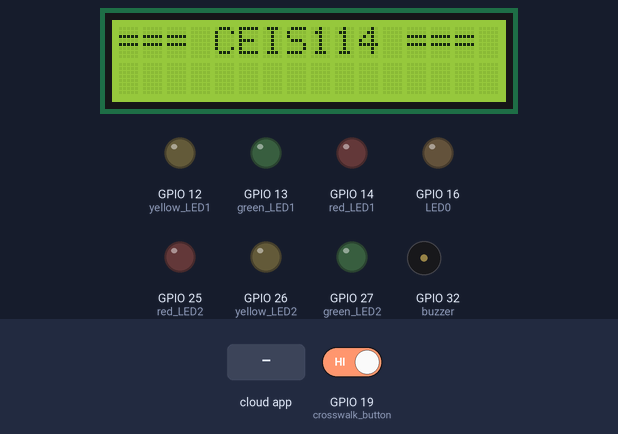
A sketch run on a simulated ESP32. Shown: 16×2 character LCD, output pins drawn as LEDs (lit = HIGH), buzzer (waves = sounding, pin HIGH). The test bench sets the inputs (shaded band); at power-on: GPIO 19 (crosswalk_button) HIGH. WiFi joins after 1.5 s; servers stay silent unless stated; what the sketch prints to the serial monitor is not drawn.

Above: at 3.6 s.
At 5.1 s:
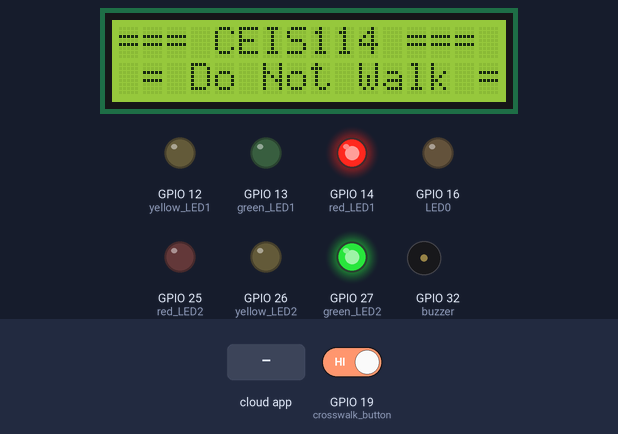
5.2 s: the phone or cloud app sets 1 to 1
At 7.7 s:
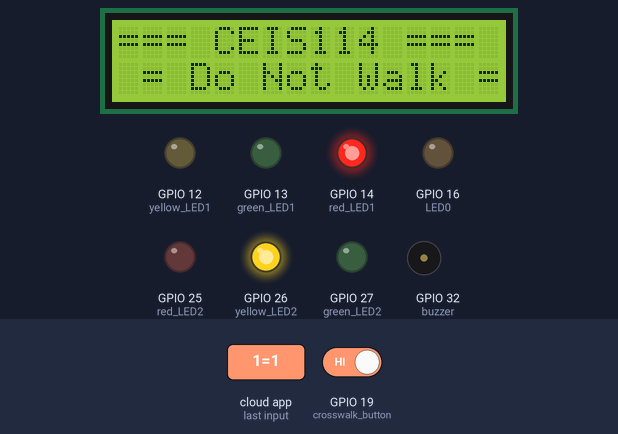
13.0 s: the phone or cloud app sets 1 to 0
18.6 s: GPIO 19 (crosswalk_button) driven LOW
At 27.7 s:
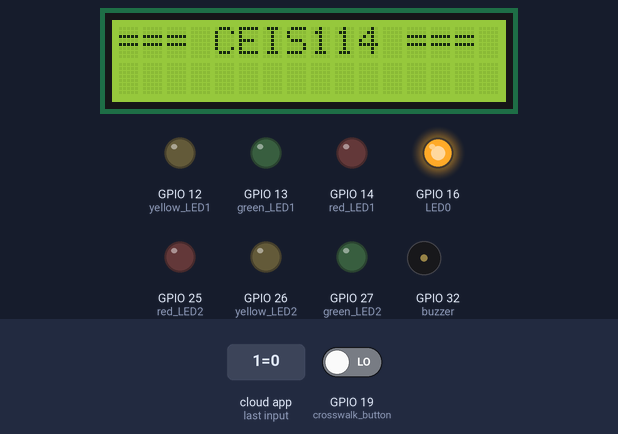
30.5 s: GPIO 19 (crosswalk_button) driven HIGH
Timing chart, 0 to 36.0 s (numbered marks = the images above; inputs shaded):
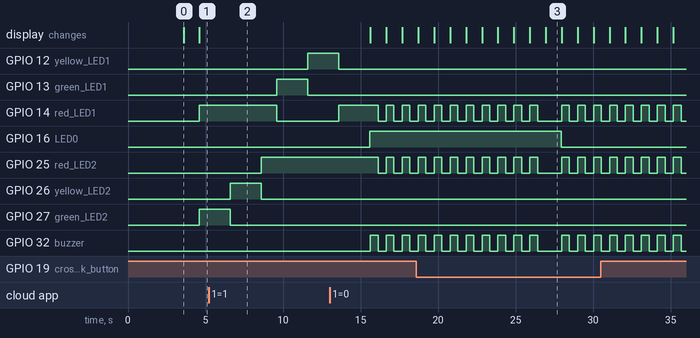

Measured:
- after the input at 18.6 s, GPIO 26 (yellow_LED2): stays LOW (without the input it goes to HIGH after 11.4 s); GPIO 27 (green_LED2): stays LOW (without the input it goes to HIGH after 9.4 s)
- what the display in image 0 shows lasts 1.0 s, from 3.6 s to 4.6 s

The sketch:

traffic_lights.ino
```cpp
// === Michael Desormeaux  ====
// Final Project Component, Option#1

//#define CAYENNE_DEBUG
#define CAYENNE_PRINT Serial
#include <CayenneMQTTESP32.h>
int ONOFF ;
const int LED0 = 16;                  //GPIO16  to trigger the emergency button

  // === Wifi Information
  char *ssid = "---";
  char *wifiPassword = "---";

  // Cayenne Info
  char username[] = "7571c550-35c2-11eb-883c-638d8ce4c23d";
  char password[] = "048d97293070b6e96c147278cd53d898ee74964e";
  char clientID[] = "d89320b0-3a69-11eb-a2e4-b32ea624e442";
  // === End Cayenne token and SSID/PW Setting ===
  // =============================================

// === LCD Libraries
#include <Wire.h>
#include <LiquidCrystal_I2C.h>

// === LCD Addressing ===
LiquidCrystal_I2C lcd(0x27,16,2);

// === GPIO pin settings for different components
const int buzzer = 32;
const int red_LED1  = 14;
const int yellow_LED1  = 12;
const int green_LED1 = 13;
const int red_LED2  = 25;
const int yellow_LED2  = 26;
const int green_LED2 = 27;


int crosswalk_value;
const int crosswalk_button = 19;

void setup() {
  Serial.begin(115200);
  pinMode(crosswalk_button, INPUT_PULLUP);
  pinMode(LED0, OUTPUT);
  digitalWrite(LED0, LOW);

  Serial.print("WIFI status = ");
  Serial.println(WiFi.getMode());

  WiFi.disconnect(true);
  delay(1000);
  WiFi.mode(WIFI_STA);
  delay(1000);
  Serial.print("WIFI status = ");
  Serial.println(WiFi.getMode());
  WiFi.begin(ssid, password);

  Cayenne.begin(username, password, clientID, ssid, wifiPassword);

  lcd.init();
  lcd.backlight();
  lcd.setCursor(0,0);
  lcd.print("=== CEIS114 ===");

  pinMode(buzzer, OUTPUT);

  pinMode(red_LED1, OUTPUT);
  pinMode(yellow_LED1, OUTPUT);
  pinMode(green_LED1, OUTPUT);

  pinMode(red_LED2, OUTPUT);
  pinMode(yellow_LED2, OUTPUT);
  pinMode(green_LED2, OUTPUT);
}

void loop() {
  Cayenne.loop();

  crosswalk_value=digitalRead(crosswalk_button);
  if(crosswalk_value == 0 or ONOFF == 1) {
    digitalWrite(yellow_LED1, LOW);
    digitalWrite(green_LED1, LOW);
    digitalWrite(yellow_LED2, LOW);
    digitalWrite(green_LED2, LOW);

    for (int i=10; i>= 0; i--) {
      Serial.print(" Count =  ");
      Serial.print(i);
      Serial.println("  == Walk ==  ");
      lcd.setCursor(0,1);
      lcd.print("                ");
      lcd.setCursor(0,1);
      lcd.print(" == Walk ==   ");
      lcd.print(i);
      //=== can be RED only no flashing ===
      digitalWrite(red_LED1, HIGH);
      digitalWrite(red_LED2, HIGH);
      digitalWrite(buzzer, HIGH);
      delay(500);
      digitalWrite(red_LED1, LOW);
      digitalWrite(red_LED2, LOW);
      digitalWrite(buzzer, LOW);
      delay(500);
    }

    lcd.setCursor(0,1);
    lcd.print("                ");
  } // === end of button pressed loop ===

  else {
    lcd.setCursor(0,1);
    lcd.print(" = Do Not Walk =");

    Serial.println("  == Do Not Walk ==  ");

    digitalWrite(red_LED1, HIGH);
    digitalWrite(yellow_LED1 , LOW);
    digitalWrite(green_LED1, LOW);
    digitalWrite(red_LED2, LOW);
    digitalWrite(yellow_LED2 , LOW);
    digitalWrite(green_LED2, HIGH);
    delay(2000);

    digitalWrite(yellow_LED2 , HIGH);
    digitalWrite(green_LED2, LOW);
    delay(2000);

    digitalWrite(red_LED2, HIGH);
    digitalWrite(yellow_LED2 , LOW);
    delay(1000);

    digitalWrite(red_LED1, LOW);
    digitalWrite(green_LED1, HIGH);
    delay(2000);

    digitalWrite(yellow_LED1 , HIGH);
    digitalWrite(green_LED1, LOW);
    delay(2000);

    digitalWrite(red_LED1, HIGH);
    digitalWrite(yellow_LED1 , LOW);
    delay(1000);

  } // === LED Loop Closing ===
}

CAYENNE_IN(1) {
  ONOFF = getValue.asInt();
  digitalWrite(LED0, ONOFF);
  //digitalWrite(LED0,getValue.asInt());
}
```
